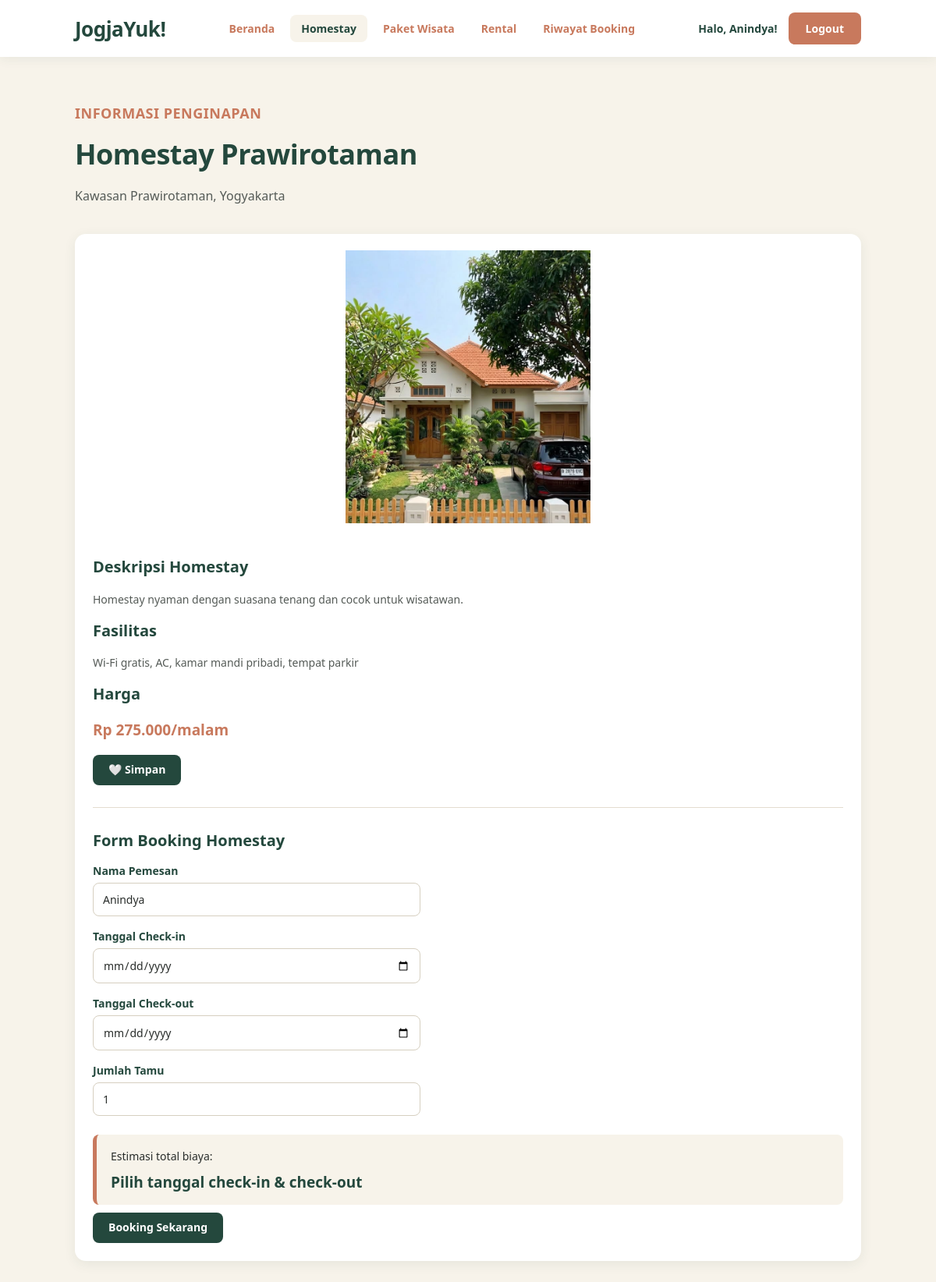
/pages/detailHomestay.php?id=1 (signed in), run on the app's committed database.
### tables this page shows
CREATE TABLE `homestay` (
  `id` int(11) NOT NULL AUTO_INCREMENT,
  `nama_homestay` varchar(150) NOT NULL,
  `lokasi` varchar(150) NOT NULL,
  `kategori` varchar(50) DEFAULT NULL,
  `deskripsi` text DEFAULT NULL,
  `harga_per_malam` decimal(12,2) NOT NULL,
  `fasilitas` text DEFAULT NULL,
  `gambar` varchar(255) DEFAULT NULL,
  `status` enum('tersedia','tidak tersedia') DEFAULT 'tersedia',
  `created_at` timestamp NOT NULL DEFAULT current_timestamp(),
  PRIMARY KEY (`id`),
  KEY `idx_homestay_kategori` (`kategori`)
);

### pages/detailHomestay.php (the view, shortened to what this page needs)
<?php
include "../config/helper.php";
$id = isset($_GET['id']) ? (int) $_GET['id'] : 0;
$homestay = qOne($koneksi, "SELECT * FROM homestay WHERE id = ?", 'i', [$id]);
$ci = tanggalValid($_GET['checkin'] ?? '') ? $_GET['checkin'] : '';
$co = tanggalValid($_GET['checkout'] ?? '') ? $_GET['checkout'] : '';
$fav = $homestay ? in_array($id, ambilWishlist($koneksi, 'homestay'), true) : false;
?>
<!DOCTYPE html>
<html lang="id">
<head>
    <link rel="stylesheet" href="../assets/css/style.css">
</head>
<body>
<main class="halaman-katalog">
    <?php if ($homestay): ?>
        <div class="judul-katalog">
            <p class="slogan">Informasi Penginapan</p>
            <h1><?php echo e($homestay['nama_homestay']); ?></h1>
            <p><?php echo e($homestay['lokasi']); ?></p>
        </div>
        <article class="kartu-produk">
            <?php if (!empty($homestay['gambar'])): ?>
                <img src="../assets/images/<?php echo e(basename($homestay['gambar'])); ?>" alt="Foto Homestay" class="foto-detail-homestay">
            <?php endif; ?>
            <div class="isi-produk">
                <h2>Deskripsi Homestay</h2>
                <p><?php echo e($homestay['deskripsi']); ?></p>
                <h2>Fasilitas</h2>
                <p><?php echo e($homestay['fasilitas'] ?? 'Belum ada informasi fasilitas.'); ?></p>
                <h2>Harga</h2>
                <h3>Rp <?php echo number_format($homestay['harga_per_malam'], 0, ',', '.'); ?>/malam</h3>
                <?php echo tombolWishlist('homestay', $id, $fav); ?>
                <hr>
                <h2>Form Booking Homestay</h2>
                <?php if ($homestay['status'] !== 'tersedia'): ?>
                    <p>Homestay ini sedang tidak tersedia.</p>
                <?php elseif (!sudahLogin()): ?>
                    <p>Silakan login terlebih dahulu untuk melakukan booking.</p>
                    <a href="login.php?redirect=<?php echo urlencode(halamanSekarang()); ?>" class="tombol-detail">Login untuk Booking</a>
                <?php else: ?>
                    <form method="POST">
                        <label>Nama Pemesan</label>
                        <input type="text" name="nama_pemesan" maxlength="100"
                               value="<?php echo e($_POST['nama_pemesan'] ?? $_SESSION['nama']); ?>" required>
                        <br><br>
                        <label>Tanggal Check-in</label>
                        <input type="date" name="tanggal_checkin" id="checkin"
                               min="<?php echo date('Y-m-d'); ?>" value="<?php echo e($ci); ?>" required>
                        <br><br>
                        <label>Tanggal Check-out</label>
                        <input type="date" name="tanggal_checkout" id="checkout"
                               min="<?php echo date('Y-m-d'); ?>" value="<?php echo e($co); ?>" required>
                        <br><br>
                        <label>Jumlah Tamu</label>
                        <input type="number" name="jumlah_tamu" min="1" max="50"
                               value="<?php echo (int) ($_POST['jumlah_tamu'] ?? 1); ?>" required>
                        <br><br>
                        <div class="total-harga">
                            <p>Estimasi total biaya:</p>
                            <h3 id="totalHarga">Pilih tanggal check-in &amp; check-out</h3>
                        </div>
                        <button type="submit" class="tombol-detail">Booking Sekarang</button>
                    </form>
                <?php endif; ?>
            </div>
        </article>
    <?php else: ?>
        <h2>Homestay tidak ditemukan.</h2>
        <a href="homestay.php">Kembali ke katalog</a>
    <?php endif; ?>
</main>
</body>
</html>

### assets/css/style.css (style rules this page uses)
:root { --hijau: #24483d; --hijau-gelap: #19372e; --terakota: #c8795d; --terakota-gelap: #b0654a; --krem: #f7f3ea; --krem-gelap: #eee8dc; --teks: #292d2b; --teks-redup: #555b57; --putih: #ffffff; --garis: #e4ddcf; --bayangan: 0 4px 16px rgba(36, 72, 61, 0.08); --bayangan-besar: 0 10px 28px rgba(36, 72, 61, 0.16); --radius: 14px; }
* { box-sizing: border-box; }
html, body { margin: 0; width: 100%; }
html { scroll-behavior: smooth; }
body { font-family: "Segoe UI", system-ui, -apple-system, Arial, sans-serif; background-color: var(--krem); color: var(--teks); overflow-x: hidden; -webkit-font-smoothing: antialiased; }
img { max-width: 100%; }
.slogan { color: var(--terakota); font-size: 18px; font-weight: 700; letter-spacing: 0.5px; text-transform: uppercase; margin: 0 0 16px; }
h1 { color: var(--hijau); font-size: 42px; margin-bottom: 10px; }
h2 { color: var(--hijau); font-size: 30px; margin-top: 45px; }
.halaman-katalog { background-color: var(--krem); padding: 60px 8%; min-height: 500px; }
.judul-katalog { margin-bottom: 35px; }
.judul-katalog h1 { color: var(--hijau); font-size: 36px; margin: 10px 0; letter-spacing: -0.5px; }
.judul-katalog > p:last-child { color: var(--teks-redup); line-height: 1.7; }
.kartu-produk { background-color: white; border-radius: var(--radius); overflow: hidden; box-shadow: var(--bayangan); border: 1px solid transparent; transition: transform 0.3s ease, box-shadow 0.3s ease, border-color 0.3s ease; }
.isi-produk { padding: 22px; }
.isi-produk h2 { color: var(--hijau); font-size: 20px; margin-top: 0; }
.isi-produk p { color: var(--teks-redup); font-size: 14px; line-height: 1.7; }
.isi-produk h3 { color: var(--terakota); font-size: 19px; margin-top: 20px; }
.isi-produk hr { border: none; border-top: 1px solid var(--garis); margin: 28px 0; }
.tombol-detail { display: inline-block; background-color: var(--hijau); color: white; padding: 11px 20px; border-radius: 8px; text-decoration: none; font-weight: bold; font-size: 14px; font-family: inherit; line-height: 1.2; border: none; cursor: pointer; }
button.tombol-detail { font-size: 14px; }
.kartu-produk form label { display: block; margin: 12px 0 6px; font-weight: 600; font-size: 14px; color: var(--hijau); }
.kartu-produk form input, .kartu-produk form select { padding: 11px 12px; border: 1px solid #d6cfc0; border-radius: 8px; margin-bottom: 4px; max-width: 100%; font-size: 14px; font-family: inherit; color: var(--teks); background-color: white; }
.kartu-produk form input[type="text"], .kartu-produk form input[type="date"], .kartu-produk form input[type="number"], .kartu-produk form select { width: 100%; max-width: 420px; }
.kartu-produk form button { margin-top: 10px; cursor: pointer; }
.total-harga { margin-top: 20px; padding: 16px 18px; background-color: var(--krem); border-left: 5px solid var(--terakota); border-radius: 8px; }
.total-harga p { margin: 0; color: var(--teks); }
.total-harga h3 { color: var(--hijau); margin: 8px 0 0; }
.foto-detail-homestay { width: 80%; height: auto; max-height: 350px; object-fit: contain; display: block; margin: 20px auto; border-radius: 12px; }

### data on the page
homestay: nama_homestay "Homestay Prawirotaman", lokasi "Kawasan Prawirotaman, Yogyakarta", gambar (picture), deskripsi "Homestay nyaman dengan suasana tenang dan cocok untuk wisatawan.", fasilitas "Wi-Fi gratis, AC, kamar mandi pribadi, tempat parkir", harga_per_malam "275.000"

### other printed values
$logo "JogjaYuk!"
$v[1] "Homestay"
$v[1] "Paket Wisata"
$v[1] "Rental"
$v[1] "Riwayat Booking"
$_SESSION['nama'] "Anindya"
